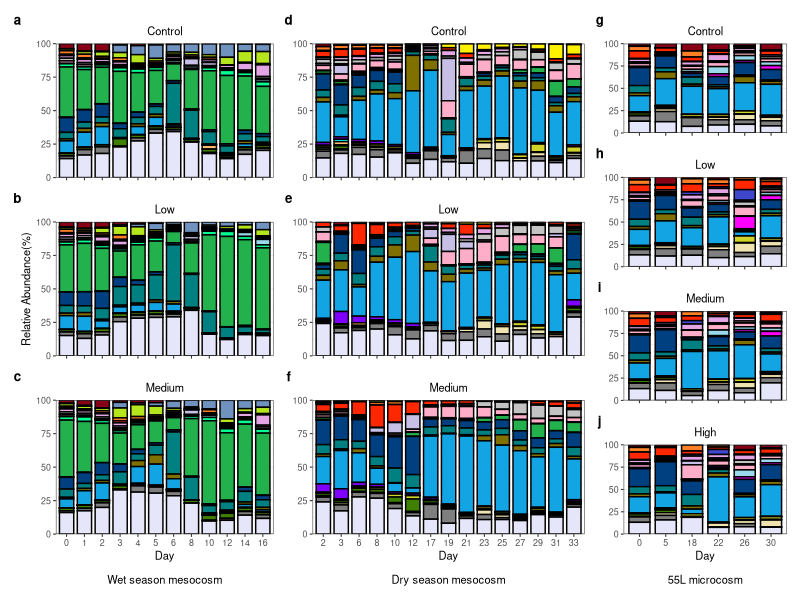
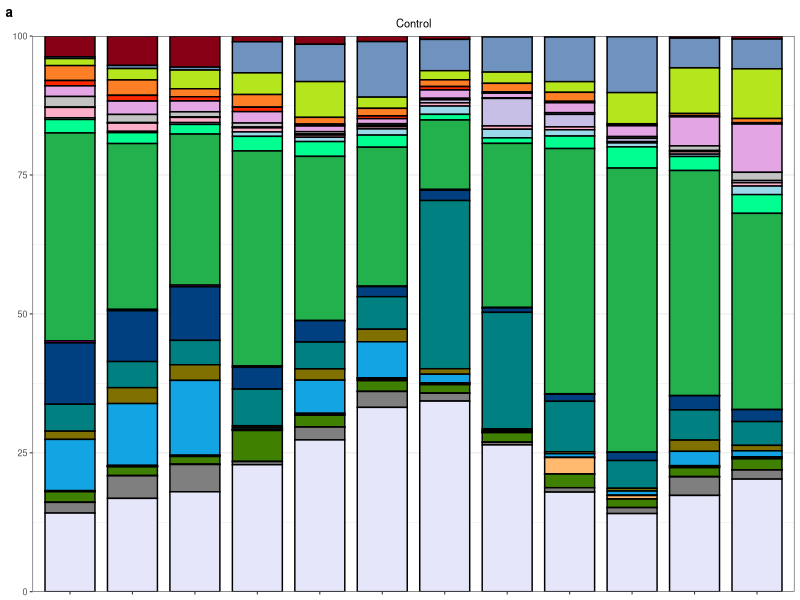
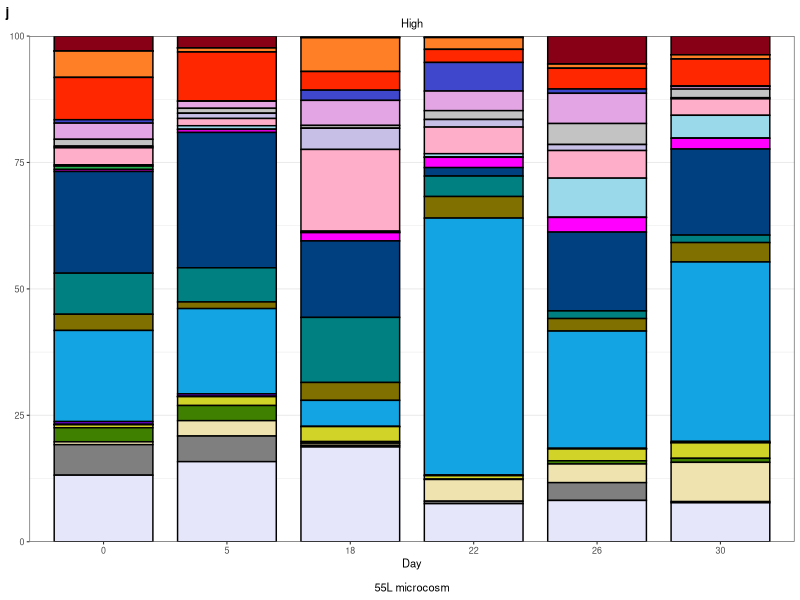
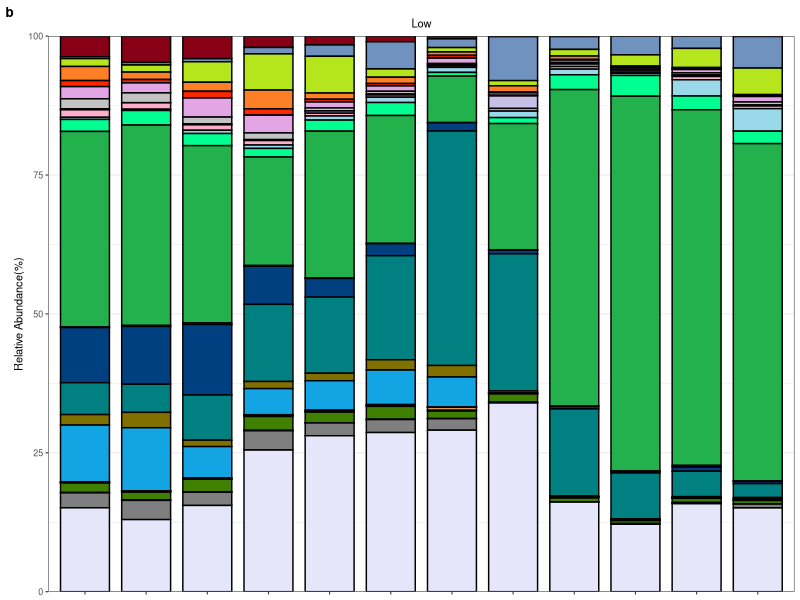
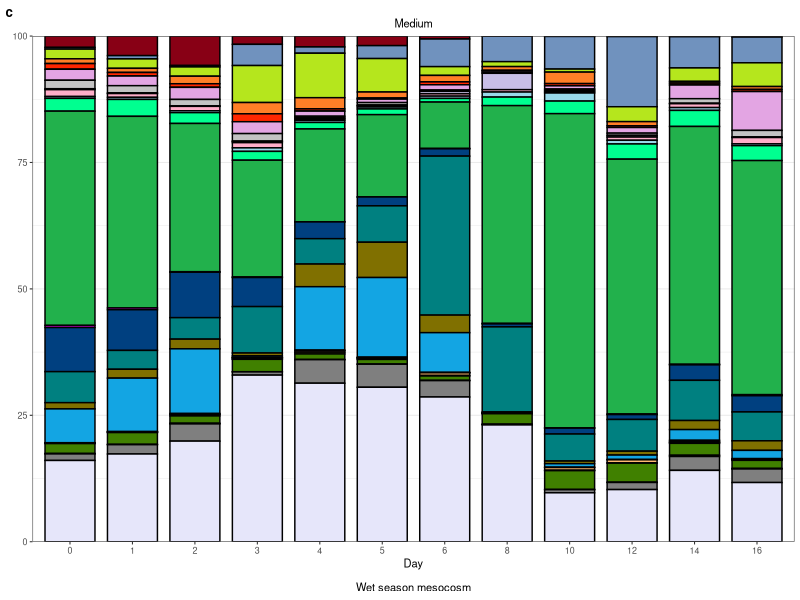
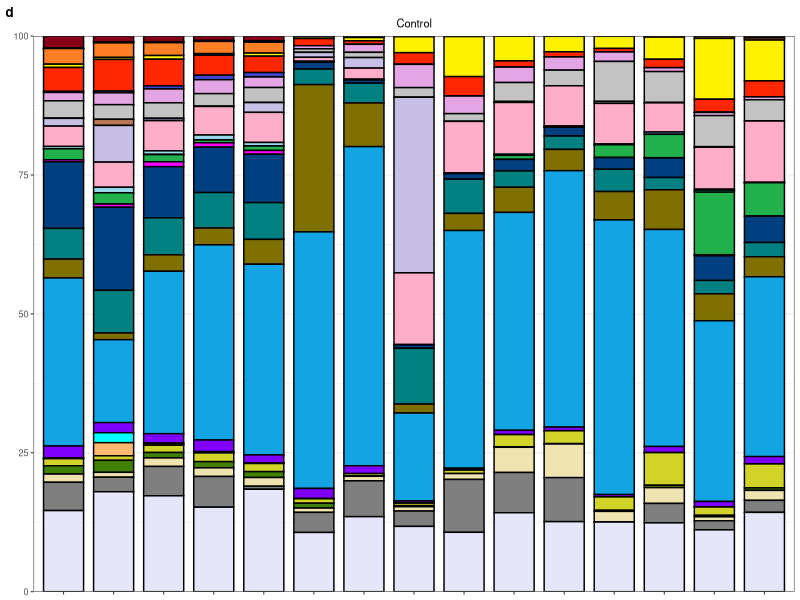
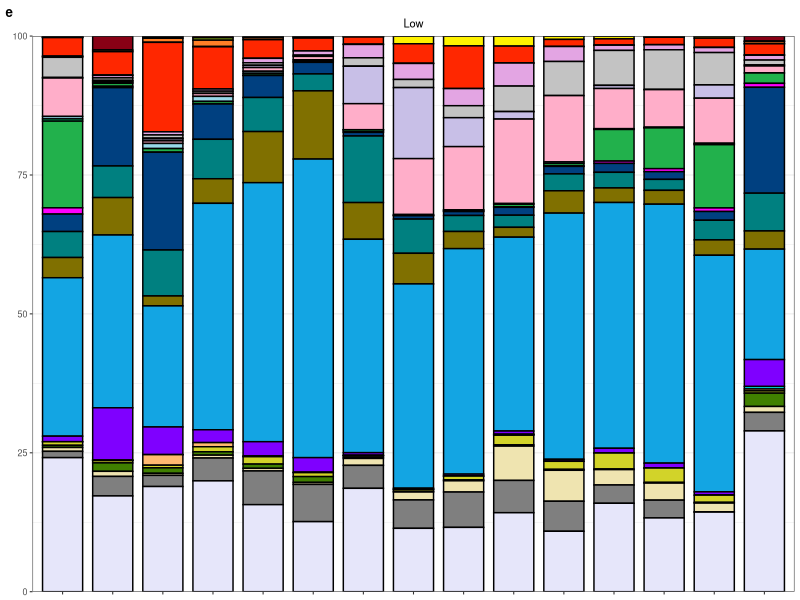
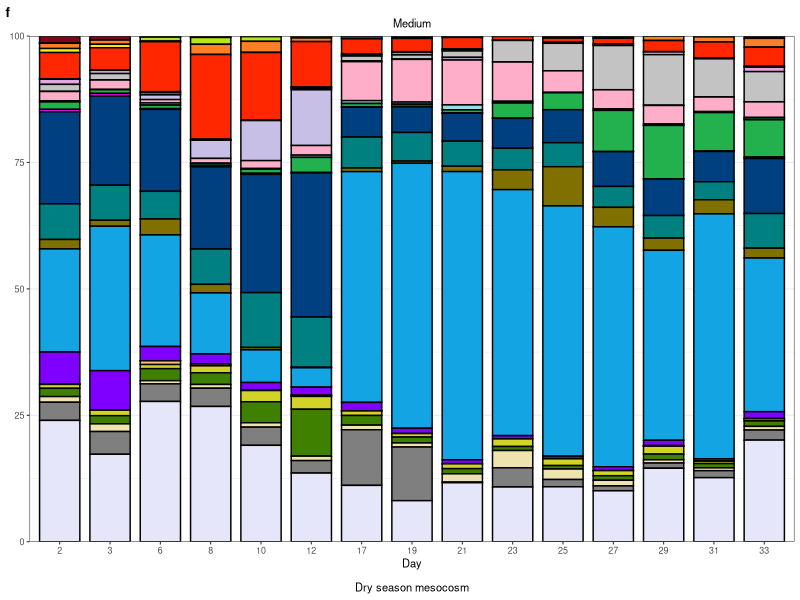

Write R code to recreate these figures, in order.
#https://www.jianshu.com/p/f3a71b12647e
library(ggplot2)
library(cowplot)
library(RColorBrewer)
library(reshape)

library(patchwork)
library(ggpubr)

wd="D:/Files/CMEE/Mesocosms/论文用图/barplot"
setwd(wd)

#读取数据
stat_BG_Summer <- read.delim('feature-table_10142_L6_BG_Summer.txt', sep = '\t', stringsAsFactors = FALSE, check.names = FALSE)
stat_BG_Winter <- read.delim('feature-table_10142_L6_BG_Winter.txt', sep = '\t', stringsAsFactors = FALSE, check.names = FALSE)
stat_DFE <- read.delim('feature-table_10142_L6_DFE.txt', sep = '\t', stringsAsFactors = FALSE, check.names = FALSE)
stat_GJH <- read.delim('feature-table_10142_L6_GJH.txt', sep = '\t', stringsAsFactors = FALSE, check.names = FALSE)
stat_55L <- read.delim('feature-table_10142_L6_55L.txt', sep = '\t', stringsAsFactors = FALSE, check.names = FALSE)

stat_long_BG_Summer <- melt(stat_BG_Summer,id=c("Taxonomy"))
stat_long_BG_Winter <- melt(stat_BG_Winter,id=c("Taxonomy"))
stat_long_DFE <- melt(stat_DFE,id=c("Taxonomy"))
stat_long_GJH <- melt(stat_GJH,id=c("Taxonomy"))
stat_long_55L <- melt(stat_55L,id=c("Taxonomy"))

names(stat_long_BG_Summer)[2:3] <- c('Sample', 'Relative_Abundance')
names(stat_long_BG_Winter)[2:3] <- c('Sample', 'Relative_Abundance')
names(stat_long_DFE)[2:3] <- c('Sample', 'Relative_Abundance')
names(stat_long_GJH)[2:3] <- c('Sample', 'Relative_Abundance')
names(stat_long_55L)[2:3] <- c('Sample', 'Relative_Abundance')

#将小数类型的相对丰度乘以 100 方便以百分比展示
stat_long_BG_Summer$Relative_Abundance <- stat_long_BG_Summer$Relative_Abundance * 100
stat_long_BG_Winter$Relative_Abundance <- stat_long_BG_Winter$Relative_Abundance * 100
stat_long_DFE$Relative_Abundance <- stat_long_DFE$Relative_Abundance * 100
stat_long_GJH$Relative_Abundance <- stat_long_GJH$Relative_Abundance * 100
stat_long_55L$Relative_Abundance <- stat_long_55L$Relative_Abundance * 100

stat_long_BG_Summer$Taxonomy <- factor(stat_long_BG_Summer$Taxonomy,levels = c("Candidatus_Actinomarina","PeM15","Unclassified_Saprospiraceae","Unclassified_Cryomorphaceae","Flavicella","Formosa","NS3a_marine_group","NS4_marine_group","NS5_marine_group","Robertkochia","Winogradskyella","Unclassified_Flavobacteriaceae","NS11-12_marine_group","Cyanobium_PCC-6307","Synechococcus_CC9902","Aestuariicoccus","HIMB11","Unclassified_Rhodobacteraceae","AEGEAN-169_marine_group","SAR11_clade_Ia","OM43_clade","Pseudoalteromonas","Vibrio","Alcanivorax","OM60(NOR5)_clade","Pseudohongiella","SAR86_clade","Others"))
stat_long_BG_Winter$Taxonomy <- factor(stat_long_BG_Winter$Taxonomy,levels = c("Candidatus_Actinomarina","PeM15","Unclassified_Saprospiraceae","Unclassified_Cryomorphaceae","Flavicella","Formosa","NS3a_marine_group","NS4_marine_group","NS5_marine_group","Robertkochia","Winogradskyella","Unclassified_Flavobacteriaceae","NS11-12_marine_group","Cyanobium_PCC-6307","Synechococcus_CC9902","Aestuariicoccus","HIMB11","Unclassified_Rhodobacteraceae","AEGEAN-169_marine_group","SAR11_clade_Ia","OM43_clade","Pseudoalteromonas","Vibrio","Alcanivorax","OM60(NOR5)_clade","Pseudohongiella","SAR86_clade","Others"))
stat_long_DFE$Taxonomy <- factor(stat_long_DFE$Taxonomy,levels = c("Candidatus_Actinomarina","PeM15","Unclassified_Saprospiraceae","Unclassified_Cryomorphaceae","Flavicella","Formosa","NS3a_marine_group","NS4_marine_group","NS5_marine_group","Robertkochia","Winogradskyella","Unclassified_Flavobacteriaceae","NS11-12_marine_group","Cyanobium_PCC-6307","Synechococcus_CC9902","Aestuariicoccus","HIMB11","Unclassified_Rhodobacteraceae","AEGEAN-169_marine_group","SAR11_clade_Ia","OM43_clade","Pseudoalteromonas","Vibrio","Alcanivorax","OM60(NOR5)_clade","Pseudohongiella","SAR86_clade","Others"))
stat_long_GJH$Taxonomy <- factor(stat_long_GJH$Taxonomy,levels = c("Candidatus_Actinomarina","PeM15","Unclassified_Saprospiraceae","Unclassified_Cryomorphaceae","Flavicella","Formosa","NS3a_marine_group","NS4_marine_group","NS5_marine_group","Robertkochia","Winogradskyella","Unclassified_Flavobacteriaceae","NS11-12_marine_group","Cyanobium_PCC-6307","Synechococcus_CC9902","Aestuariicoccus","HIMB11","Unclassified_Rhodobacteraceae","AEGEAN-169_marine_group","SAR11_clade_Ia","OM43_clade","Pseudoalteromonas","Vibrio","Alcanivorax","OM60(NOR5)_clade","Pseudohongiella","SAR86_clade","Others"))
stat_long_55L$Taxonomy <- factor(stat_long_55L$Taxonomy,levels = c("Candidatus_Actinomarina","PeM15","Unclassified_Saprospiraceae","Unclassified_Cryomorphaceae","Flavicella","Formosa","NS3a_marine_group","NS4_marine_group","NS5_marine_group","Robertkochia","Winogradskyella","Unclassified_Flavobacteriaceae","NS11-12_marine_group","Cyanobium_PCC-6307","Synechococcus_CC9902","Aestuariicoccus","HIMB11","Unclassified_Rhodobacteraceae","AEGEAN-169_marine_group","SAR11_clade_Ia","OM43_clade","Pseudoalteromonas","Vibrio","Alcanivorax","OM60(NOR5)_clade","Pseudohongiella","SAR86_clade","Others"))

colourCount = length(unique(stat_55L$Taxonomy))
getPalette = colorRampPalette(c("#880015","#7092BE","#B5E61D","#FF7F27",
                                "#FFF200","#ff2700","#3F48CC","#E3A5E3",
                                "#C3C3C3","#B97A57","#C8BFE7","#FFAEC9",
                                "#99D9EA","#00FF90","#22B14C","#FF00FF",
                                "#004080","#008080","#807000","#13A5E3",
                                "#7F00FF","#00FFFF","#FFBA70","#d2d329",
                                "#408000","#EFE4B0","#7F7F7F","#E6E6FA"))

                                
# "#408000","#880015","#ED1C24","#B5E61D","#FF7F27","#FFF200",
# "#00A2E8","#3F48CC","#A349A4","#C3C3C3","#B97A57","#22B14C",
# "#FFAEC9","#FFC90E","#EFE4B0","#99D9EA","#7092BE","#C8BFE7",
# "#00FF00","#FF00FF","#00FFFF","#807000","#008080","#400080",
# "#E6E6FA","#7F7F7F","#7F00FF","#F08080","#004080","#800080",
# "#FFBA70","#d2d329","#4CAF50","#907c7c","#13A5E3","#E3A5E3"

#利用geom_bar()绘制堆栈式条形图——'stack'
s1 <- ggplot(stat_long_BG_Summer[1:308,], aes
             (Sample, weight = Relative_Abundance, fill = Taxonomy)) +
  #geom_hline(yintercept = seq(25, 100, 25), color = 'gray') +
  geom_bar(color = "black", width = 0.8, position = 'stack') +
  #scale_fill_brewer()+
  labs(y = 'Relative Abundance(%)', subtitle = "Wet season",tags = "a") +
  scale_fill_manual(values = getPalette(colourCount))+
  scale_y_continuous(expand = c(0,0)) +
  theme_classic()+
  theme(axis.title.x = element_blank(), legend.position = 'none',plot.subtitle = element_text(hjust = 0.5),  axis.text.x=element_text(angle = 45,hjust = 1), plot.tag = element_text(face = "bold"))
#theme(axis.text.x=element_text(angle = 45,hjust = 1))
s2 <- ggplot(stat_long_BG_Winter[1:112,], aes
             (Sample, weight = Relative_Abundance, fill = Taxonomy)) +
  #geom_hline(yintercept = seq(25, 100, 25), color = 'gray') +
  geom_bar(color = "black", width = 0.8, position = 'stack') +
  labs(y = 'Relative Abundance(%)', subtitle = "Dry season",tags = "b") +
  #scale_fill_brewer()+
  scale_fill_manual(values = getPalette(colourCount))+
  scale_y_continuous(expand = c(0,0)) +
  theme_classic()+
  theme(axis.title.x = element_blank(),plot.subtitle = element_text(hjust = 0.5), axis.text.x=element_text(angle = 45,hjust = 1), plot.tag = element_text(face = "bold"), legend.key.size = unit(8,"pt"))
#theme(axis.text.x=element_text(angle = 45,hjust = 1))
s_all <- (s1+s2)+plot_layout(ncol = 2, widths = c(11, 4))

p1 <- ggplot(stat_long_DFE[1:336,], aes
             (Sample, weight = Relative_Abundance, fill = Taxonomy)) +
  #geom_hline(yintercept = seq(25, 100, 25), color = 'gray') +
  geom_bar(color = "black", width = 0.8, position = 'stack') +
  labs(subtitle = "Control",tags = "a") +
  #scale_fill_brewer()+
  scale_fill_manual(values = getPalette(colourCount))+
  scale_y_continuous(expand = c(0,0)) +
  theme_classic()+theme_bw(base_size = 8) +
  theme(plot.subtitle = element_text(hjust = 0.5),legend.position = 'none', axis.title.y = element_blank(), axis.text.x = element_blank(), axis.title.x = element_blank(), plot.tag = element_text(face = "bold"))
#theme(axis.text.x=element_text(angle = 45,hjust = 1), , plot.subtitle = element_text(hjust = 0.5))
p2 <- ggplot(stat_long_DFE[337:672,], aes
             (Sample, weight = Relative_Abundance, fill = Taxonomy)) +
  #geom_hline(yintercept = seq(25, 100, 25), color = 'gray') +
  geom_bar(color = "black", width = 0.8, position = 'stack') +
  labs(subtitle = "Low", y = "Relative Abundance(%)",tags = "b")+
  #scale_fill_brewer()+
  scale_fill_manual(values = getPalette(colourCount))+
  scale_y_continuous(expand = c(0,0)) +
  theme_classic()+theme_bw(base_size = 8) +
  theme(plot.subtitle = element_text(hjust = 0.5),legend.position = 'none', axis.title.x = element_blank(), axis.text.x = element_blank(), plot.tag = element_text(face = "bold"))
#theme(axis.text.x=element_text(angle = 45,hjust = 1))
p3 <- ggplot(stat_long_DFE[673:1008,], aes
             (Sample, weight = Relative_Abundance, fill = Taxonomy)) +
  #geom_hline(yintercept = seq(25, 100, 25), color = 'gray') +
  geom_bar(color = "black", width = 0.8, position = 'stack') +
  labs(subtitle = "Medium", x = "Day\n\nWet season mesocosm",tags = "c") +
  #scale_fill_brewer()+
  scale_fill_manual('Taxonomy', values = getPalette(colourCount))+
  scale_y_continuous(expand = c(0,0)) +
  theme_classic()+theme_bw(base_size = 8) +
  theme(plot.subtitle = element_text(hjust = 0.5),legend.position = 'none', axis.title.y = element_blank(), plot.tag = element_text(face = "bold"))
p4 <- ggplot(stat_long_GJH[1:420,], aes
             (Sample, weight = Relative_Abundance, fill = Taxonomy)) +
  #geom_hline(yintercept = seq(25, 100, 25), color = 'gray') +
  geom_bar(color = "black", width = 0.8, position = 'stack') +
  labs(subtitle = "Control",tags = "d") +
  #scale_fill_brewer()+
  scale_fill_manual(values = getPalette(colourCount))+
  scale_y_continuous(expand = c(0,0)) +
  theme_classic()+theme_bw(base_size = 8) +
  theme(plot.subtitle = element_text(hjust = 0.5),legend.position = 'none', axis.title.x = element_blank(), axis.text.x = element_blank(), axis.title.y = element_blank(), plot.tag = element_text(face = "bold"))
p5 <- ggplot(stat_long_GJH[421:840,], aes
             (Sample, weight = Relative_Abundance, fill = Taxonomy)) +
  #geom_hline(yintercept = seq(25, 100, 25), color = 'gray') +
  geom_bar(color = "black", width = 0.8, position = 'stack') +
  labs( x = 'Day', subtitle = "Low",tags = "e") +
  #scale_fill_brewer()+
  scale_fill_manual(values = getPalette(colourCount))+
  scale_y_continuous(expand = c(0,0)) +
  theme_classic()+theme_bw(base_size = 8) +
  theme(plot.subtitle = element_text(hjust = 0.5),legend.position = 'none', axis.title.x = element_blank(), axis.title.y = element_blank(), axis.text.x = element_blank(), plot.tag = element_text(face = "bold"))
p6 <- ggplot(stat_long_GJH[841:1260,], aes
             (Sample, weight = Relative_Abundance, fill = Taxonomy)) +
  #geom_hline(yintercept = seq(25, 100, 25), color = 'gray') +
  geom_bar(color = "black", width = 0.8, position = 'stack') +
  labs( x = 'Day\n\nDry season mesocosm', subtitle = "Medium",tags = "f") +
  #scale_fill_brewer()+
  scale_fill_manual(values = getPalette(colourCount))+
  scale_y_continuous(expand = c(0,0)) +
  theme_classic()+theme_bw(base_size = 8) +
  theme(plot.subtitle = element_text(hjust = 0.5),legend.position = 'none', axis.title.y = element_blank(), plot.tag = element_text(face = "bold"))
p7 <- ggplot(stat_long_55L[1:168,], aes
             (Sample, weight = Relative_Abundance, fill = Taxonomy)) +
  #geom_hline(yintercept = seq(25, 100, 25), color = 'gray') +
  geom_bar(color = "black", width = 0.8, position = 'stack') +
  labs(subtitle = "Control",tags = "g") +
  #scale_fill_brewer()+
  scale_fill_manual(values = getPalette(colourCount))+
  scale_y_continuous(expand = c(0,0)) +
  theme_classic()+theme_bw(base_size = 8) +
  theme(plot.subtitle = element_text(hjust = 0.5),axis.title.x = element_blank(), axis.text.x = element_blank(), legend.position = 'none', axis.title.y = element_blank(), plot.tag = element_text(face = "bold"))
p8 <- ggplot(stat_long_55L[169:336,], aes
             (Sample, weight = Relative_Abundance, fill = Taxonomy)) +
  #geom_hline(yintercept = seq(25, 100, 25), color = 'gray') +
  geom_bar(color = "black", width = 0.8, position = 'stack') +
  labs(subtitle = "Low",tags = "h") +
  #scale_fill_brewer()+
  scale_fill_manual(values = getPalette(colourCount))+
  scale_y_continuous(expand = c(0,0)) +
  theme_classic()+theme_bw(base_size = 8) +
  theme(plot.subtitle = element_text(hjust = 0.5),axis.title.x = element_blank(), axis.text.x = element_blank(), legend.position = 'none', axis.title.y = element_blank(), plot.tag = element_text(face = "bold"))
p9 <- ggplot(stat_long_55L[337:504,], aes
             (Sample, weight = Relative_Abundance, fill = Taxonomy)) +
  #geom_hline(yintercept = seq(25, 100, 25), color = 'gray') +
  geom_bar(color = "black", width = 0.8, position = 'stack') +
  labs(subtitle = "Medium",tags = "i") +
  #scale_fill_brewer()+
  scale_fill_manual(values = getPalette(colourCount))+
  scale_y_continuous(expand = c(0,0)) +
  theme_classic()+theme_bw(base_size = 8) +
  theme(plot.subtitle = element_text(hjust = 0.5),axis.title.x = element_blank(), axis.text.x = element_blank(), legend.position = 'none', axis.title.y = element_blank(), plot.tag = element_text(face = "bold"))
p10 <- ggplot(stat_long_55L[505:672,], aes
              (Sample, weight = Relative_Abundance, fill = Taxonomy)) +
  #geom_hline(yintercept = seq(25, 100, 25), color = 'gray') +
  geom_bar(color = "black", width = 0.8, position = 'stack') +
  labs( x = 'Day\n\n55L microcosm', subtitle = "High",tags = "j") +
  #scale_fill_brewer()+
  scale_fill_manual(values = getPalette(colourCount))+
  scale_y_continuous(expand = c(0,0)) +
  theme_classic()+theme_bw(base_size = 8) +
  theme(plot.subtitle = element_text(hjust = 0.5),axis.title.y = element_blank(), plot.tag = element_text(face = "bold"), legend.position = 'none')
#blank_plot <- ggplot(data.frame(), aes(x = 0, y = 0)) +theme_void() # 留白
#p1+((p2|blank_plot)/(p4|p3)/(p6|p5)/(p8|p7))+plot_layout(widths = c(1, 2))

#绘制总图
p_all <- ((p1/p2/p3)|(p4/p5/p6)|(p7/p8/p9/p10))+plot_layout(ncol = 3, widths = c(4, 5, 3))
